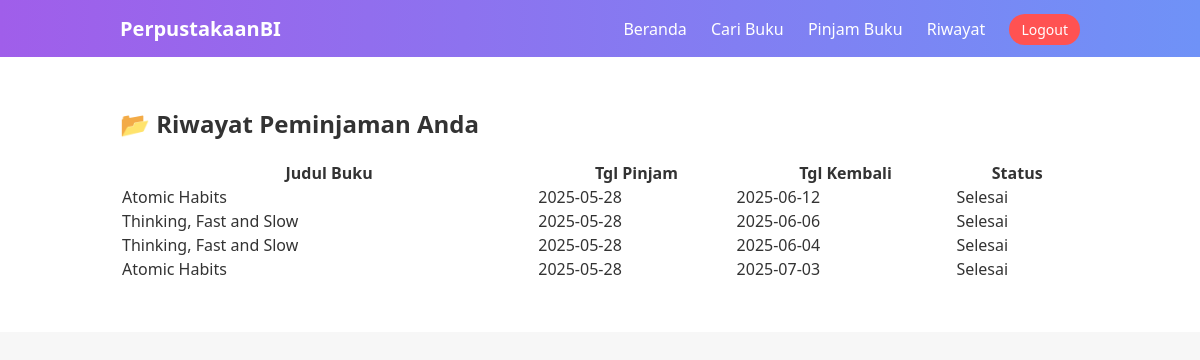
Screenshot of /perpustakaandio/anggota/riwayat.php (signed in) with the database file from the repository.
### tables this page shows
CREATE TABLE `riwayat_peminjaman` (
  `Id_Riwayat` int(11) NOT NULL,
  `NIM` varchar(10) DEFAULT NULL,
  `Kode_Buku` varchar(10) DEFAULT NULL,
  `Tgl_Peminjaman` date DEFAULT NULL,
  `Tgl_Pengembalian` date DEFAULT NULL,
  `Status` enum('Dalam Proses','Selesai') DEFAULT NULL,
  `Denda` int(11) DEFAULT 0
);

CREATE TABLE `data_buku` (
  `Kode_Buku` varchar(10) NOT NULL,
  `Judul_Buku` varchar(100) DEFAULT NULL,
  `Pengarang` varchar(100) DEFAULT NULL,
  `Penerbit` varchar(100) DEFAULT NULL,
  `Tahun_Terbit` year(4) DEFAULT NULL,
  `Stok` int(11) DEFAULT 0,
  `Gambar` text DEFAULT NULL
);

### perpustakaandio/anggota/riwayat.php (the view, shortened to what this page needs)
<?php
include "../koneksi.php";
$nim = $_SESSION['nim'];
$stmt = $conn->prepare("
  SELECT b.Judul_Buku, r.Tgl_Peminjaman, r.Tgl_Pengembalian, r.Status
  FROM riwayat_peminjaman r
  JOIN data_buku b ON b.Kode_Buku = r.Kode_Buku
  WHERE r.NIM = ?
  ORDER BY r.Tgl_Peminjaman DESC
");
$stmt->bind_param("s", $nim);
$stmt->execute();
$data = $stmt->get_result();
?>
<!DOCTYPE html>
<html lang="id">
<head>
  <link rel="stylesheet" href="../assets/css/anggota.css">
</head>
<body>
<header class="navbar">
  <div class="logo">PerpustakaanBI</div>
  <nav>
    <a href="index.php">Beranda</a>
    <a href="cari_buku.php">Cari Buku</a>
    <a href="pinjam_buku.php">Pinjam Buku</a>
    <a href="riwayat.php">Riwayat</a>
    <a href="../logout.php" class="logout-btn">Logout</a>
  </nav>
</header>
<section class="dashboard">
  <h2 style="margin-bottom: 20px;">📂 Riwayat Peminjaman Anda</h2>
  <table class="table table-bordered" style="width: 100%;">
    <thead class="table-dark">
      <tr>
        <th>Judul Buku</th>
        <th>Tgl Pinjam</th>
        <th>Tgl Kembali</th>
        <th>Status</th>
      </tr>
    </thead>
    <tbody>
    <?php while ($row = $data->fetch_assoc()): ?>
      <tr>
        <td><?= $row['Judul_Buku'] ?></td>
        <td><?= $row['Tgl_Peminjaman'] ?></td>
        <td><?= $row['Tgl_Pengembalian'] ?? '-' ?></td>
        <td>
          <?php if ($row['Status'] == 'Selesai'): ?>
            <span class="badge bg-success">Selesai</span>
          <?php else: ?>
            <span class="badge bg-warning text-dark">Dalam Proses</span>
          <?php endif ?>
        </td>
      </tr>
    <?php endwhile ?>
    </tbody>
  </table>
</section>
</body>
</html>

### perpustakaandio/assets/css/anggota.css (style rules this page uses)
* { margin: 0; padding: 0; box-sizing: border-box; }
body, html { font-family: 'Segoe UI', sans-serif; background-color: #f7f7f7; color: #333; }
.navbar { background: linear-gradient(to right, #a05eea, #6f92f7); padding: 15px 10%; display: flex; justify-content: space-between; align-items: center; position: sticky; top: 0; z-index: 999; }
.navbar .logo { display: flex; align-items: center; font-size: 20px; font-weight: bold; color: white; gap: 10px; }
.navbar nav a { margin-left: 20px; text-decoration: none; font-weight: 500; color: #ffffff; transition: 0.3s ease; }
.logout-btn { background-color: #ff5252; color: white !important; padding: 6px 12px; border-radius: 20px; font-size: 14px; margin-left: 20px; }
.dashboard { padding: 50px 10%; background-color: #fff; }

### rows the page displays
riwayat_peminjaman: Kode_Buku.Judul_Buku "Atomic Habits", Tgl_Peminjaman "2025-05-28", Tgl_Pengembalian "2025-06-12", Status "Selesai"
riwayat_peminjaman: Kode_Buku.Judul_Buku "Thinking, Fast and Slow", Tgl_Peminjaman "2025-05-28", Tgl_Pengembalian "2025-06-06", Status "Selesai"
riwayat_peminjaman: Kode_Buku.Judul_Buku "Thinking, Fast and Slow", Tgl_Peminjaman "2025-05-28", Tgl_Pengembalian "2025-06-04", Status "Selesai"
riwayat_peminjaman: Kode_Buku.Judul_Buku "Atomic Habits", Tgl_Peminjaman "2025-05-28", Tgl_Pengembalian "2025-07-03", Status "Selesai"
